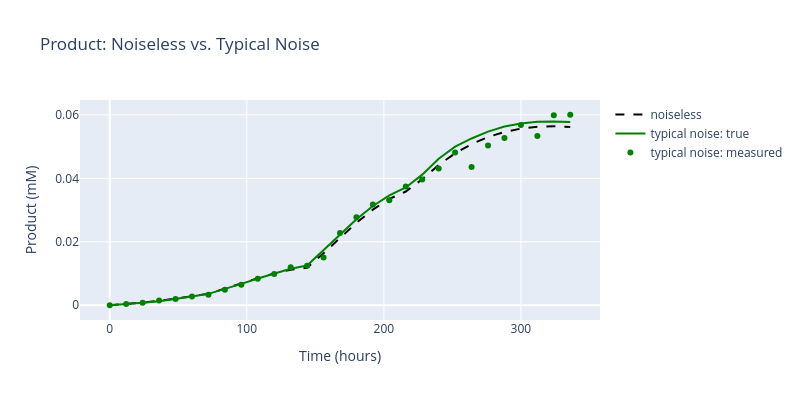

The code cell stored with this chart in its notebook:
### Markdown cell above
## 1. Noiseless vs. Typical Noise
Without noise, `true` and `measured` are identical and every seed gives the same run. With typical noise, the true trajectory moves (batch, process and actuator noise) and the measurements scatter around it.

### Code cell
noiseless = simulator.simulate(recipe(NoiseParameters()), seed=0)
noisy = simulator.simulate(recipe(NoiseParameters.typical()), seed=0)

figure = go.Figure()
figure.add_trace(
    go.Scatter(
        x=noiseless.true.timepoints,
        y=noiseless.true.c_product,
        name="noiseless",
        line={"color": "black", "dash": "dash"},
    )
)
figure.add_trace(
    go.Scatter(
        x=noisy.true.timepoints,
        y=noisy.true.c_product,
        name="typical noise: true",
        line={"color": "green"},
    )
)
figure.add_trace(
    go.Scatter(
        x=noisy.measured.timepoints,
        y=noisy.measured.c_product,
        name="typical noise: measured",
        mode="markers",
        marker={"color": "green"},
    )
)
figure.update_layout(
    title="Product: Noiseless vs. Typical Noise",
    xaxis_title="Time (hours)",
    yaxis_title="Product (mM)",
    width=800,
    height=400,
)
figure.show()
print(
    "noiseless: true == measured:",
    np.array_equal(noiseless.true.c_product, noiseless.measured.c_product),
)

### Figure 1 — Plotly figure (JSON) as saved in the notebook; plotly's stock layout.template omitted (floating-point values rounded to 4 significant figures)
{"data": [{"line": {"color": "black", "dash": "dash"}, "name": "noiseless", "type": "scatter", "x": [0.0, 12.0, 24.0, 36.0, 48.0, 60.0, 72.0, 84.0, 96.0, 108.0, 120.0, 132.0, 144.0, 156.0, 168.0, 180.0, 192.0, 204.0, 216.0, 228.0, 240.0, 252.0, 264.0, 276.0, 288.0, 300.0, 312.0, 324.0, 336.0], "y": [0.0, 0.0003697, 0.0008312, 0.001395, 0.002064, 0.002832, 0.003674, 0.005203, 0.006877, 0.008552, 0.01006, 0.0112, 0.01181, 0.01641, 0.02134, 0.02598, 0.03014, 0.03355, 0.03585, 0.03971, 0.04422, 0.04789, 0.05081, 0.05303, 0.05463, 0.05569, 0.05626, 0.05641, 0.0562]}, {"line": {"color": "green"}, "name": "typical noise: true", "type": "scatter", "x": [0.0, 12.0, 24.0, 36.0, 48.0, 60.0, 72.0, 84.0, 96.0, 108.0, 120.0, 132.0, 144.0, 156.0, 168.0, 180.0, 192.0, 204.0, 216.0, 228.0, 240.0, 252.0, 264.0, 276.0, 288.0, 300.0, 312.0, 324.0, 336.0], "y": [0.0, 0.0003393, 0.0007673, 0.001292, 0.001945, 0.002737, 0.003598, 0.005081, 0.006755, 0.00846, 0.01007, 0.01152, 0.01253, 0.01735, 0.02247, 0.02712, 0.03131, 0.03465, 0.03712, 0.04117, 0.04616, 0.04999, 0.05257, 0.05474, 0.05632, 0.05731, 0.05781, 0.05792, 0.05778]}, {"marker": {"color": "green"}, "mode": "markers", "name": "typical noise: measured", "type": "scatter", "x": [0.0, 12.0, 24.0, 36.0, 48.0, 60.0, 72.0, 84.0, 96.0, 108.0, 120.0, 132.0, 144.0, 156.0, 168.0, 180.0, 192.0, 204.0, 216.0, 228.0, 240.0, 252.0, 264.0, 276.0, 288.0, 300.0, 312.0, 324.0, 336.0], "y": [9.35e-06, 0.0003871, 0.0007921, 0.001545, 0.00196, 0.002773, 0.003348, 0.004893, 0.006479, 0.008357, 0.009848, 0.01195, 0.01248, 0.01509, 0.02281, 0.02776, 0.03173, 0.03309, 0.03745, 0.03963, 0.04314, 0.04811, 0.04361, 0.05032, 0.0527, 0.05684, 0.05332, 0.05988, 0.06005]}], "layout": {"height": 400, "title": {"text": "Product: Noiseless vs. Typical Noise"}, "width": 800, "xaxis": {"title": {"text": "Time (hours)"}}, "yaxis": {"title": {"text": "Product (mM)"}}}}
